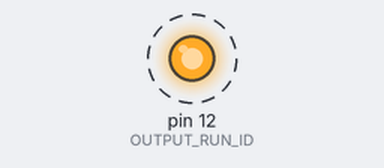
A sketch run on a simulated Arduino Uno, built with avr-gcc and run on an emulated ATmega328P. On the bench: output pins drawn as LEDs (lit = HIGH). Dashed ring = blinking.

Above: at 0.1 s.
Timing chart, 0 to 3.0 s (numbered marks = the images above):
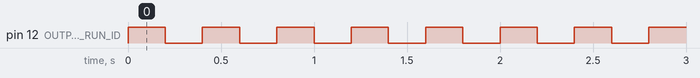

The sketch:

sketch_mar30a.ino
```cpp
#define OUTPUT_RUN_ID (4)
// The run-indication LED: 0 = LED off, 1 = LED on
#define F_CPU 16000000UL // Clock frequency (as unsigned long)
#include <avr/io.h> // Recognizes pins, ports, registers, etc.
#include <util/delay.h> // Required for _delay_ms function
int main(void) {
  DDRB = (1 << OUTPUT_RUN_ID); // Set run indication LED to output mode
  while (1) {
    PORTB |= (1 << OUTPUT_RUN_ID); // LED on
    _delay_ms(200); // Hold for approx. 500 ms
    PORTB &= ~(1 << OUTPUT_RUN_ID); // LED off
    _delay_ms(200); // Hold for approx. 500 ms
  }
}
```

Measured:
- by itself, pin 12 (OUTPUT_RUN_ID): alternates HIGH for 0.20 s and LOW for 0.20 s
